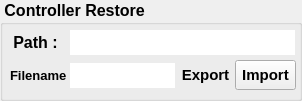
   <widget class="QGroupBox" name="Controller_Reshape_GRP">
    <property name="geometry">
     <rect>
      <x>10</x>
      <y>720</y>
      <width>302</width>
      <height>101</height>
     </rect>
    </property>
    <property name="sizePolicy">
     <sizepolicy hsizetype="Preferred" vsizetype="Maximum">
      <horstretch>0</horstretch>
      <verstretch>0</verstretch>
     </sizepolicy>
    </property>
    <property name="font">
     <font>
      <family>Cantarell</family>
      <pointsize>12</pointsize>
      <weight>75</weight>
      <italic>false</italic>
      <bold>true</bold>
     </font>
    </property>
    <property name="title">
     <string> Controller Restore </string>
    </property>
    <widget class="QLineEdit" name="expConPath_LIE">
     <property name="geometry">
      <rect>
       <x>70</x>
       <y>30</y>
       <width>225</width>
       <height>25</height>
      </rect>
     </property>
     <property name="font">
      <font>
       <family>Cantarell</family>
       <pointsize>14</pointsize>
       <weight>75</weight>
       <italic>false</italic>
       <bold>true</bold>
      </font>
     </property>
     <property name="text">
      <string/>
     </property>
     <property name="frame">
      <bool>false</bool>
     </property>
     <property name="readOnly">
      <bool>false</bool>
     </property>
    </widget>
    <widget class="QPushButton" name="exportCON_BTN">
     <property name="geometry">
      <rect>
       <x>175</x>
       <y>60</y>
       <width>61</width>
       <height>30</height>
      </rect>
     </property>
     <property name="font">
      <font>
       <family>Cantarell</family>
       <pointsize>11</pointsize>
       <weight>75</weight>
       <bold>true</bold>
      </font>
     </property>
     <property name="cursor">
      <cursorShape>PointingHandCursor</cursorShape>
     </property>
     <property name="text">
      <string>Export</string>
     </property>
     <property name="default">
      <bool>true</bool>
     </property>
     <property name="flat">
      <bool>true</bool>
     </property>
    </widget>
    <widget class="QPushButton" name="rostoreCON_BTN">
     <property name="geometry">
      <rect>
       <x>235</x>
       <y>60</y>
       <width>61</width>
       <height>30</height>
      </rect>
     </property>
     <property name="font">
      <font>
       <family>Cantarell</family>
       <pointsize>11</pointsize>
       <weight>75</weight>
       <bold>true</bold>
      </font>
     </property>
     <property name="text">
      <string>Import</string>
     </property>
    </widget>
    <widget class="QPushButton" name="expConPath_BTN">
     <property name="geometry">
      <rect>
       <x>5</x>
       <y>31</y>
       <width>61</width>
       <height>23</height>
      </rect>
     </property>
     <property name="font">
      <font>
       <pointsize>12</pointsize>
       <weight>75</weight>
       <bold>true</bold>
      </font>
     </property>
     <property name="cursor">
      <cursorShape>PointingHandCursor</cursorShape>
     </property>
     <property name="text">
      <string>Path :</string>
     </property>
     <property name="default">
      <bool>true</bool>
     </property>
     <property name="flat">
      <bool>true</bool>
     </property>
    </widget>
    <widget class="QLabel" name="fileName_LAB">
     <property name="geometry">
      <rect>
       <x>10</x>
       <y>63</y>
       <width>91</width>
       <height>25</height>
      </rect>
     </property>
     <property name="font">
      <font>
       <family>Cantarell</family>
       <pointsize>10</pointsize>
       <weight>75</weight>
       <bold>true</bold>
      </font>
     </property>
     <property name="text">
      <string>Filename</string>
     </property>
    </widget>
    <widget class="QLineEdit" name="fileName_LIE">
     <property name="geometry">
      <rect>
       <x>70</x>
       <y>63</y>
       <width>105</width>
       <height>25</height>
      </rect>
     </property>
     <property name="font">
      <font>
       <family>Cantarell</family>
       <pointsize>14</pointsize>
       <weight>75</weight>
       <italic>false</italic>
       <bold>true</bold>
      </font>
     </property>
     <property name="cursor">
      <cursorShape>IBeamCursor</cursorShape>
     </property>
     <property name="text">
      <string/>
     </property>
     <property name="frame">
      <bool>false</bool>
     </property>
     <property name="readOnly">
      <bool>false</bool>
     </property>
    </widget>
   </widget>
